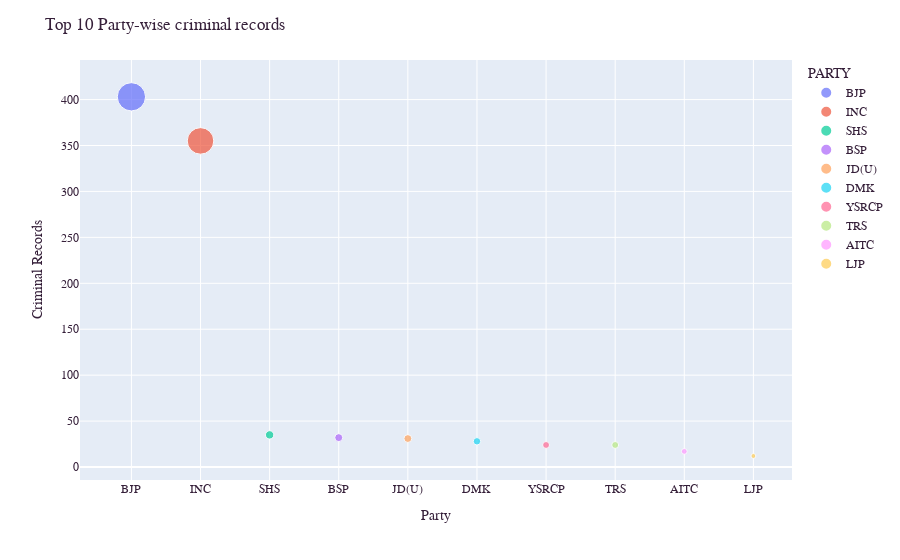

Notebook cell for this chart:
### Code cell
# Create a dataframe of criminal records
criminal_df = pd.DataFrame(data=df[df['WINNER'] == 1].groupby('PARTY')['CRIMINALCASES'].sum())
criminal_df.sort_values(by='CRIMINALCASES', ascending=False, inplace=True)
criminal_df.reset_index(level=0, inplace=True)
criminal_df

# Visualize the criminal records
criminal_fig = px.scatter(criminal_df[:10], 
                 x='PARTY', 
                 y='CRIMINALCASES', 
                 size='CRIMINALCASES',
                 color='PARTY',
                 hover_data=['CRIMINALCASES'])

criminal_fig.update_layout(title_text='Top 10 Party-wise criminal records',
                         font_family="Courier New",
                         font_color="#351f39",
                         title_font_family="Courier New",
                         title_font_color="#351f39",
                         xaxis_title="Party",
                         yaxis_title="Criminal Records")

criminal_fig.show()

### Figure 1 — Plotly figure (JSON) as saved in the notebook; plotly's stock layout.template omitted (floating-point values rounded to 4 significant figures)
{"data": [{"hovertemplate": "PARTY=%{x}<br>CRIMINALCASES=%{marker.size}<extra></extra>", "legendgroup": "BJP", "marker": {"color": "#636efa", "size": [403], "sizemode": "area", "sizeref": 1.008, "symbol": "circle"}, "mode": "markers", "name": "BJP", "orientation": "v", "showlegend": true, "type": "scatter", "x": ["BJP"], "xaxis": "x", "y": [403], "yaxis": "y"}, {"hovertemplate": "PARTY=%{x}<br>CRIMINALCASES=%{marker.size}<extra></extra>", "legendgroup": "INC", "marker": {"color": "#EF553B", "size": [355], "sizemode": "area", "sizeref": 1.008, "symbol": "circle"}, "mode": "markers", "name": "INC", "orientation": "v", "showlegend": true, "type": "scatter", "x": ["INC"], "xaxis": "x", "y": [355], "yaxis": "y"}, {"hovertemplate": "PARTY=%{x}<br>CRIMINALCASES=%{marker.size}<extra></extra>", "legendgroup": "SHS", "marker": {"color": "#00cc96", "size": [35], "sizemode": "area", "sizeref": 1.008, "symbol": "circle"}, "mode": "markers", "name": "SHS", "orientation": "v", "showlegend": true, "type": "scatter", "x": ["SHS"], "xaxis": "x", "y": [35], "yaxis": "y"}, {"hovertemplate": "PARTY=%{x}<br>CRIMINALCASES=%{marker.size}<extra></extra>", "legendgroup": "BSP", "marker": {"color": "#ab63fa", "size": [32], "sizemode": "area", "sizeref": 1.008, "symbol": "circle"}, "mode": "markers", "name": "BSP", "orientation": "v", "showlegend": true, "type": "scatter", "x": ["BSP"], "xaxis": "x", "y": [32], "yaxis": "y"}, {"hovertemplate": "PARTY=%{x}<br>CRIMINALCASES=%{marker.size}<extra></extra>", "legendgroup": "JD(U)", "marker": {"color": "#FFA15A", "size": [31], "sizemode": "area", "sizeref": 1.008, "symbol": "circle"}, "mode": "markers", "name": "JD(U)", "orientation": "v", "showlegend": true, "type": "scatter", "x": ["JD(U)"], "xaxis": "x", "y": [31], "yaxis": "y"}, {"hovertemplate": "PARTY=%{x}<br>CRIMINALCASES=%{marker.size}<extra></extra>", "legendgroup": "DMK", "marker": {"color": "#19d3f3", "size": [28], "sizemode": "area", "sizeref": 1.008, "symbol": "circle"}, "mode": "markers", "name": "DMK", "orientation": "v", "showlegend": true, "type": "scatter", "x": ["DMK"], "xaxis": "x", "y": [28], "yaxis": "y"}, {"hovertemplate": "PARTY=%{x}<br>CRIMINALCASES=%{marker.size}<extra></extra>", "legendgroup": "YSRCP", "marker": {"color": "#FF6692", "size": [24], "sizemode": "area", "sizeref": 1.008, "symbol": "circle"}, "mode": "markers", "name": "YSRCP", "orientation": "v", "showlegend": true, "type": "scatter", "x": ["YSRCP"], "xaxis": "x", "y": [24], "yaxis": "y"}, {"hovertemplate": "PARTY=%{x}<br>CRIMINALCASES=%{marker.size}<extra></extra>", "legendgroup": "TRS", "marker": {"color": "#B6E880", "size": [24], "sizemode": "area", "sizeref": 1.008, "symbol": "circle"}, "mode": "markers", "name": "TRS", "orientation": "v", "showlegend": true, "type": "scatter", "x": ["TRS"], "xaxis": "x", "y": [24], "yaxis": "y"}, {"hovertemplate": "PARTY=%{x}<br>CRIMINALCASES=%{marker.size}<extra></extra>", "legendgroup": "AITC", "marker": {"color": "#FF97FF", "size": [17], "sizemode": "area", "sizeref": 1.008, "symbol": "circle"}, "mode": "markers", "name": "AITC", "orientation": "v", "showlegend": true, "type": "scatter", "x": ["AITC"], "xaxis": "x", "y": [17], "yaxis": "y"}, {"hovertemplate": "PARTY=%{x}<br>CRIMINALCASES=%{marker.size}<extra></extra>", "legendgroup": "LJP", "marker": {"color": "#FECB52", "size": [12], "sizemode": "area", "sizeref": 1.008, "symbol": "circle"}, "mode": "markers", "name": "LJP", "orientation": "v", "showlegend": true, "type": "scatter", "x": ["LJP"], "xaxis": "x", "y": [12], "yaxis": "y"}], "layout": {"font": {"color": "#351f39", "family": "Courier New"}, "legend": {"itemsizing": "constant", "title": {"text": "PARTY"}, "tracegroupgap": 0}, "margin": {"t": 60}, "title": {"font": {"color": "#351f39", "family": "Courier New"}, "text": "Top 10 Party-wise criminal records"}, "xaxis": {"anchor": "y", "categoryarray": ["BJP", "INC", "SHS", "BSP", "JD(U)", "DMK", "YSRCP", "TRS", "AITC", "LJP"], "categoryorder": "array", "domain": [0, 1], "title": {"text": "Party"}}, "yaxis": {"anchor": "x", "domain": [0, 1], "title": {"text": "Criminal Records"}}}}
